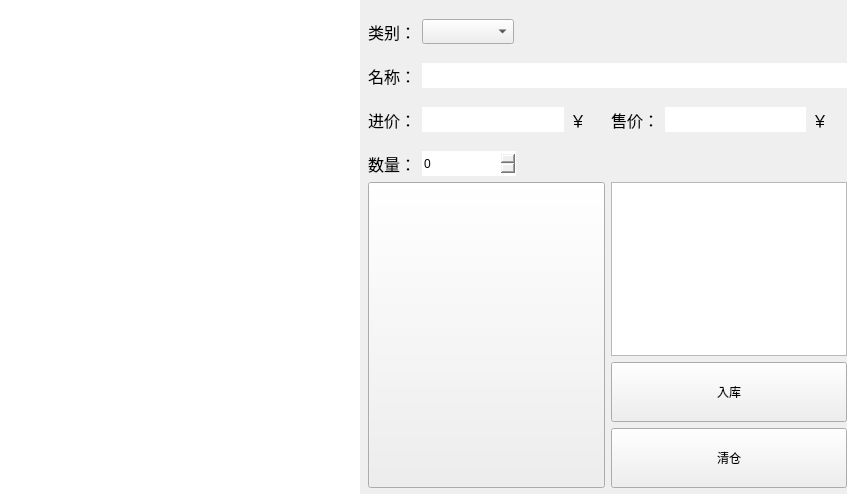
<?xml version="1.0" encoding="UTF-8"?>
<ui version="4.0">
 <class>KInStock</class>
 <widget class="QWidget" name="KInStock">
  <property name="geometry">
   <rect>
    <x>0</x>
    <y>0</y>
    <width>847</width>
    <height>494</height>
   </rect>
  </property>
  <property name="windowTitle">
   <string>KInStock</string>
  </property>
  <layout class="QHBoxLayout" name="horizontalLayout_9">
   <property name="spacing">
    <number>0</number>
   </property>
   <property name="leftMargin">
    <number>0</number>
   </property>
   <property name="topMargin">
    <number>0</number>
   </property>
   <property name="rightMargin">
    <number>0</number>
   </property>
   <property name="bottomMargin">
    <number>0</number>
   </property>
   <item>
    <layout class="QHBoxLayout" name="horizontalLayout_8" stretch="3,4">
     <property name="spacing">
      <number>8</number>
     </property>
     <item>
      <widget class="QTableView" name="tableViewStockPage">
       <property name="styleSheet">
        <string notr="true">border:none;</string>
       </property>
      </widget>
     </item>
     <item>
      <layout class="QVBoxLayout" name="verticalLayout_2" stretch="1,1,1,1,6">
       <property name="spacing">
        <number>6</number>
       </property>
       <property name="topMargin">
        <number>6</number>
       </property>
       <property name="bottomMargin">
        <number>6</number>
       </property>
       <item>
        <layout class="QHBoxLayout" name="horizontalLayout" stretch="1,2,0,7">
         <item>
          <widget class="QLabel" name="label">
           <property name="font">
            <font>
             <family>宋体</family>
             <pointsize>12</pointsize>
            </font>
           </property>
           <property name="text">
            <string>类别：</string>
           </property>
          </widget>
         </item>
         <item>
          <widget class="QComboBox" name="comboBoxStockPageCategory">
           <property name="minimumSize">
            <size>
             <width>0</width>
             <height>25</height>
            </size>
           </property>
          </widget>
         </item>
         <item>
          <widget class="QLabel" name="labelStockPageId">
           <property name="text">
            <string/>
           </property>
          </widget>
         </item>
         <item>
          <spacer name="horizontalSpacer">
           <property name="orientation">
            <enum>Qt::Horizontal</enum>
           </property>
           <property name="sizeHint" stdset="0">
            <size>
             <width>40</width>
             <height>20</height>
            </size>
           </property>
          </spacer>
         </item>
        </layout>
       </item>
       <item>
        <layout class="QHBoxLayout" name="horizontalLayout_2" stretch="1,9">
         <item>
          <widget class="QLabel" name="label_2">
           <property name="font">
            <font>
             <family>宋体</family>
             <pointsize>12</pointsize>
            </font>
           </property>
           <property name="text">
            <string>名称：</string>
           </property>
          </widget>
         </item>
         <item>
          <widget class="QLineEdit" name="lineEditStockPageName">
           <property name="minimumSize">
            <size>
             <width>0</width>
             <height>25</height>
            </size>
           </property>
           <property name="styleSheet">
            <string notr="true">border:none;</string>
           </property>
          </widget>
         </item>
        </layout>
       </item>
       <item>
        <layout class="QHBoxLayout" name="horizontalLayout_5" stretch="1,1">
         <item>
          <layout class="QHBoxLayout" name="horizontalLayout_3" stretch="1,4,1">
           <item>
            <widget class="QLabel" name="label_3">
             <property name="font">
              <font>
               <family>宋体</family>
               <pointsize>12</pointsize>
              </font>
             </property>
             <property name="text">
              <string>进价：</string>
             </property>
            </widget>
           </item>
           <item>
            <widget class="QLineEdit" name="lineEditStockPageSellIn">
             <property name="minimumSize">
              <size>
               <width>0</width>
               <height>25</height>
              </size>
             </property>
             <property name="styleSheet">
              <string notr="true">border:none;</string>
             </property>
            </widget>
           </item>
           <item>
            <widget class="QLabel" name="label_4">
             <property name="font">
              <font>
               <family>宋体</family>
               <pointsize>12</pointsize>
              </font>
             </property>
             <property name="text">
              <string>￥</string>
             </property>
            </widget>
           </item>
          </layout>
         </item>
         <item>
          <layout class="QHBoxLayout" name="horizontalLayout_4" stretch="1,4,1">
           <item>
            <widget class="QLabel" name="label_5">
             <property name="font">
              <font>
               <family>宋体</family>
               <pointsize>12</pointsize>
              </font>
             </property>
             <property name="text">
              <string>售价：</string>
             </property>
            </widget>
           </item>
           <item>
            <widget class="QLineEdit" name="lineEditStockPageSellOut">
             <property name="minimumSize">
              <size>
               <width>0</width>
               <height>25</height>
              </size>
             </property>
             <property name="styleSheet">
              <string notr="true">border:none;</string>
             </property>
            </widget>
           </item>
           <item>
            <widget class="QLabel" name="label_6">
             <property name="font">
              <font>
               <family>宋体</family>
               <pointsize>12</pointsize>
              </font>
             </property>
             <property name="text">
              <string>￥</string>
             </property>
            </widget>
           </item>
          </layout>
         </item>
        </layout>
       </item>
       <item>
        <layout class="QHBoxLayout" name="horizontalLayout_6" stretch="1,2,7">
         <item>
          <widget class="QLabel" name="label_7">
           <property name="font">
            <font>
             <family>宋体</family>
             <pointsize>12</pointsize>
            </font>
           </property>
           <property name="text">
            <string>数量：</string>
           </property>
          </widget>
         </item>
         <item>
          <widget class="QSpinBox" name="spinBoxStockPageNum">
           <property name="minimumSize">
            <size>
             <width>0</width>
             <height>25</height>
            </size>
           </property>
           <property name="styleSheet">
            <string notr="true">border:none;</string>
           </property>
          </widget>
         </item>
         <item>
          <spacer name="horizontalSpacer_2">
           <property name="orientation">
            <enum>Qt::Horizontal</enum>
           </property>
           <property name="sizeHint" stdset="0">
            <size>
             <width>40</width>
             <height>20</height>
            </size>
           </property>
          </spacer>
         </item>
        </layout>
       </item>
       <item>
        <layout class="QHBoxLayout" name="horizontalLayout_7" stretch="1,1">
         <item>
          <widget class="QPushButton" name="btnStockPagePicture">
           <property name="sizePolicy">
            <sizepolicy hsizetype="Expanding" vsizetype="Expanding">
             <horstretch>0</horstretch>
             <verstretch>0</verstretch>
            </sizepolicy>
           </property>
           <property name="styleSheet">
            <string notr="true">font: 1pt;</string>
           </property>
           <property name="text">
            <string/>
           </property>
          </widget>
         </item>
         <item>
          <layout class="QVBoxLayout" name="verticalLayout" stretch="2,1,1">
           <item>
            <widget class="QTextEdit" name="textEditStockPageInfo"/>
           </item>
           <item>
            <widget class="QPushButton" name="btnStockPageInStock">
             <property name="minimumSize">
              <size>
               <width>0</width>
               <height>60</height>
              </size>
             </property>
             <property name="text">
              <string>入库</string>
             </property>
            </widget>
           </item>
           <item>
            <widget class="QPushButton" name="btnStockPageClear">
             <property name="minimumSize">
              <size>
               <width>0</width>
               <height>60</height>
              </size>
             </property>
             <property name="text">
              <string>清仓</string>
             </property>
            </widget>
           </item>
          </layout>
         </item>
        </layout>
       </item>
      </layout>
     </item>
    </layout>
   </item>
  </layout>
 </widget>
 <layoutdefault spacing="6" margin="11"/>
 <resources/>
 <connections/>
</ui>
